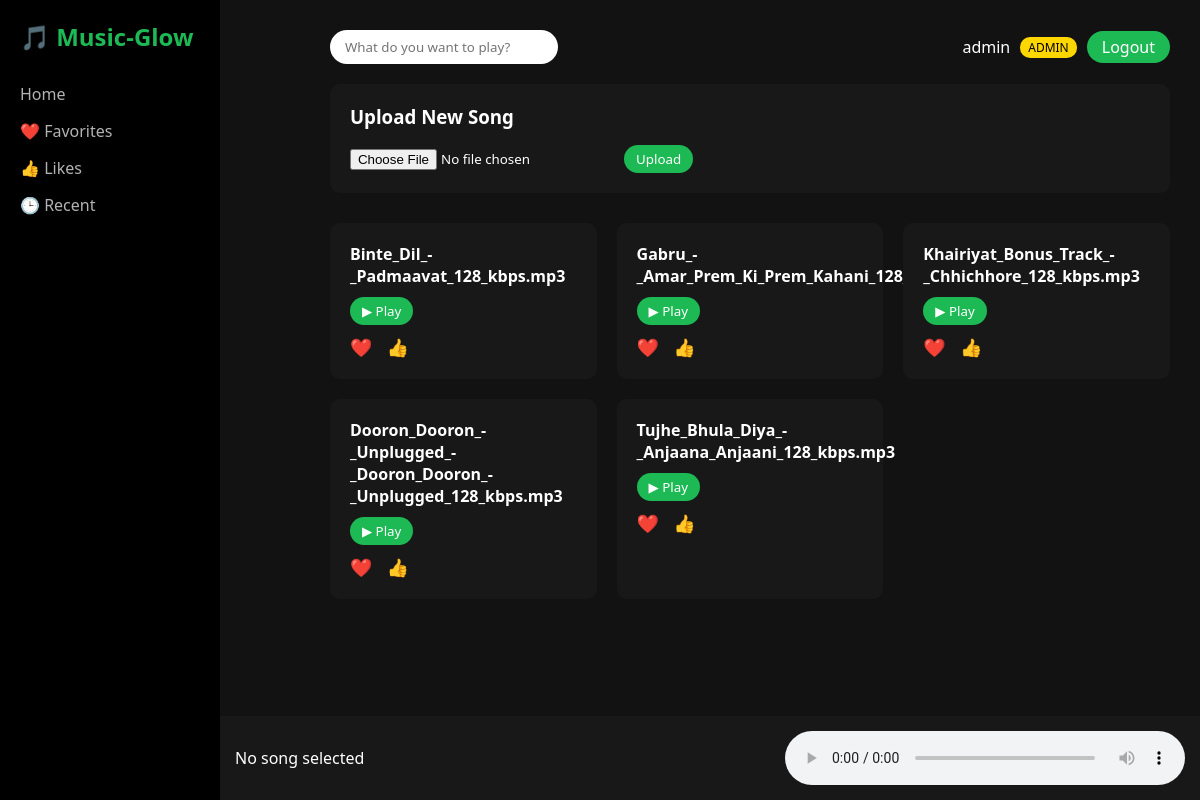
The page / (signed in) on the database its author committed.
### tables this page shows
CREATE TABLE songs (
            id INTEGER PRIMARY KEY,
            filename TEXT UNIQUE,
            uploader TEXT
        );

### app.py (the view)
@app.route("/")
def index():
    if "username" not in session:
        return redirect(url_for("login"))
    with sqlite3.connect(os.path.join(os.getcwd(), "Musicglow.db")) as conn:
        songs = conn.execute("SELECT * FROM songs").fetchall()
    return render_template(
        "home.html",
        songs=songs,
        user=session["username"],
        role=session.get("role"),
        page_type="home"
    )

### templates/home.html (shortened to what this page needs)
<h2>
</h2>
<!DOCTYPE html>
<html>
<head>
</head>
<body>
  <div class="sidebar">
    <h2>🎵 Music-Glow</h2>
    <a href="{{ url_for('index') }}">Home</a>
    <a href="{{ url_for('view_favorites') }}">❤️ Favorites</a>
    <a href="{{ url_for('view_likes') }}">👍 Likes</a>
    <a href="{{ url_for('view_recent') }}">🕒 Recent</a>
  </div>
  <div class="main">
    <div class="topbar">
      <div class="search">
        <input type="text" placeholder="What do you want to play?">
      </div>
      <div class="user">
        <span>{{ user }}</span>
        {% if user == "admin" %}
        <span class="admin">ADMIN</span>
        {% endif %}
        <a href="{{ url_for('logout') }}" class="logout">Logout</a>
      </div>
    </div>
    {% if user == "admin" %}
    <div class="upload-box">
      <h3>Upload New Song</h3>
      <form action="{{ url_for('upload') }}" method="POST" enctype="multipart/form-data">
        <input type="file" name="file" required>
        <button type="submit">Upload</button>
      </form>
    </div>
    {% endif %}
    <div class="songs">
      {% for song in songs %}
      <div class="song-card">
        <h4>{{ song[1] }}</h4>
        <button onclick="playSong('{{ url_for('play', filename=song[1]) }}', '{{ song[1] }}', {{ song[0] }})">
          ▶ Play
        </button>
        <div class="actions">
          <a href="{{ url_for('favorite', song_id=song[0]) }}" onclick="event.stopPropagation()">❤️</a>
          <a href="{{ url_for('like', song_id=song[0]) }}" onclick="event.stopPropagation()">👍</a>
        </div>
      </div>
      {% endfor %}
    </div>
  </div>
  <div class="player">
    <div id="nowPlaying">No song selected</div>
    <audio id="audioPlayer" controls></audio>
  </div>
</body>
</html>

### templates/home.html (style rules this page uses)
* { margin: 0; padding: 0; box-sizing: border-box; font-family: 'Segoe UI', sans-serif; }
body { display: flex; background: #121212; color: white; }
.sidebar { width: 220px; height: 100vh; background: #000; padding: 20px; position: fixed; }
.sidebar h2 { color: #1db954; margin-bottom: 30px; }
.sidebar a { display: block; color: #b3b3b3; text-decoration: none; margin: 15px 0; transition: 0.3s; }
.main { margin-left: 220px; width: 100%; padding: 30px; padding-bottom: 120px; }
.topbar { display: flex; justify-content: space-between; align-items: center; }
.search input { padding: 8px 15px; border-radius: 20px; border: none; outline: none; }
.user { display: flex; gap: 10px; align-items: center; }
.admin { background: gold; color: black; padding: 2px 8px; border-radius: 10px; font-size: 12px; }
.upload-box { margin-top: 20px; margin-bottom: 20px; background: #181818; padding: 20px; border-radius: 10px; }
.upload-box h3 { margin-bottom: 10px; }
.upload-box input { margin-top: 10px; }
.upload-box button { background: #1db954; border: none; padding: 5px 12px; border-radius: 20px; color: white; cursor: pointer; margin-left: 10px; }
.songs { margin-top: 30px; display: grid; grid-template-columns: repeat(auto-fill, minmax(200px, 1fr)); gap: 20px; }
.song-card { background: #181818; padding: 20px; border-radius: 10px; transition: 0.3s; }
.song-card h4 { margin-bottom: 10px; }
.song-card button { background: #1db954; border: none; padding: 5px 12px; border-radius: 20px; color: white; cursor: pointer; }
.actions { margin-top: 10px; }
.actions a { margin-right: 10px; text-decoration: none; font-size: 18px; }
.player { position: fixed; bottom: 0; left: 220px; width: calc(100% - 220px); background: #181818; padding: 15px; display: flex; align-items: center; justify-content: space-between; }
.player audio { width: 400px; }
.logout { background: #1db954; padding: 5px 15px; border-radius: 20px; text-decoration: none; color: white; }

### rows shown on the page
songs: filename "Binte_Dil_-_Padmaavat_128_kbps.mp3"
songs: filename "Gabru_-_Amar_Prem_Ki_Prem_Kahani_128_kbps.mp3"
songs: filename "Khairiyat_Bonus_Track_-_Chhichhore_128_kbps.mp3"
songs: filename "Dooron_Dooron_-_Unplugged_-_Dooron_Dooron_-_Unplugged_128_kbps.mp3"
songs: filename "Tujhe_Bhula_Diya_-_Anjaana_Anjaani_128_kbps.mp3"

### other values the page prints
{{ user }} "admin"
